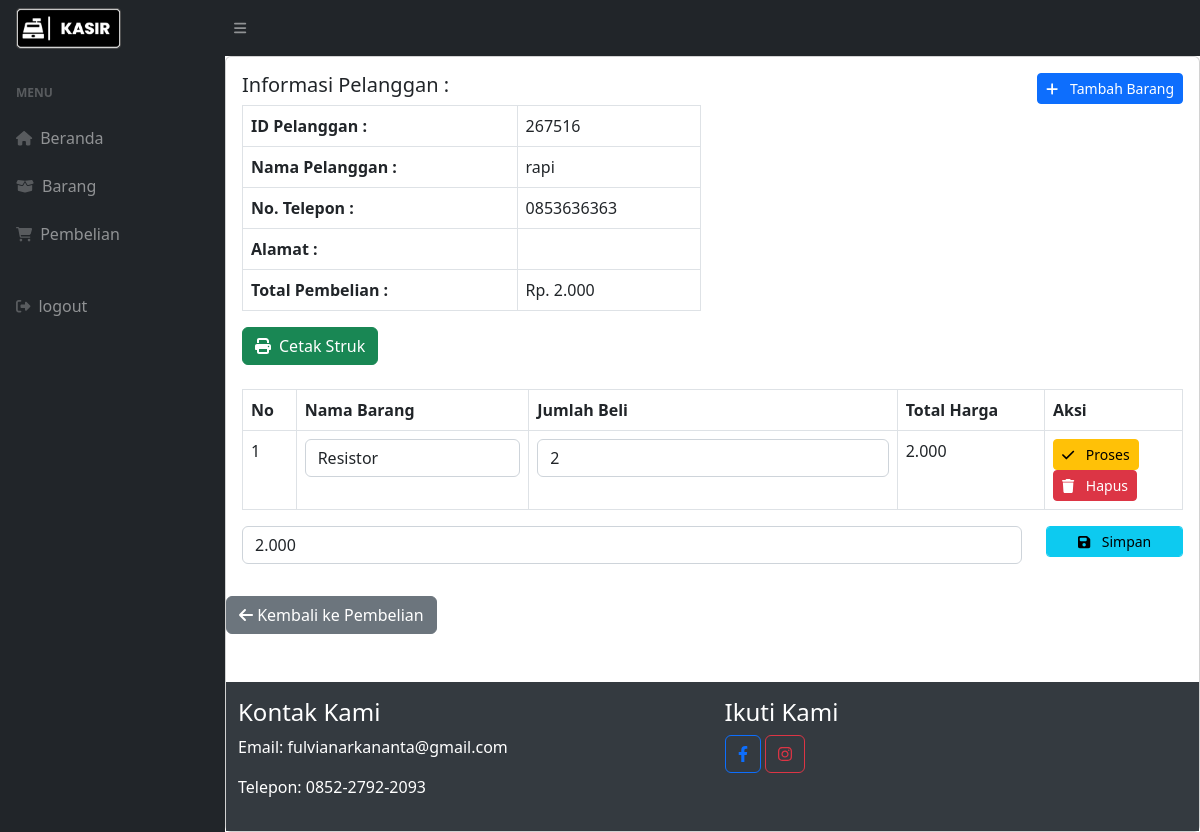
The page /petugas/detail_pembelian.php?PelangganID=267516 (signed in) on the database its author committed.
### tables this page shows
CREATE TABLE `penjualan` (
  `PenjualanID` int(11) NOT NULL,
  `TanggalPenjualan` date DEFAULT NULL,
  `TotalHarga` decimal(10,3) DEFAULT NULL,
  `PelangganID` int(11) DEFAULT NULL
);

CREATE TABLE `pelanggan` (
  `PelangganID` int(11) NOT NULL,
  `NamaPelanggan` varchar(255) DEFAULT NULL,
  `Alamat` varchar(255) DEFAULT NULL,
  `NomorTelepon` varchar(15) DEFAULT NULL
);

CREATE TABLE `detailpenjualan` (
  `DetailID` int(11) NOT NULL,
  `PenjualanID` int(11) NOT NULL,
  `MenuID` int(11) NOT NULL,
  `JumlahMenu` int(11) NOT NULL,
  `Subtotal` decimal(10,3) NOT NULL
);

CREATE TABLE `menu` (
  `MenuID` int(11) NOT NULL,
  `NamaMenu` varchar(255) NOT NULL,
  `Harga` decimal(10,3) NOT NULL,
  `Stok` int(11) NOT NULL
);

### petugas/detail_pembelian.php (the view, shortened to what this page needs)
<!DOCTYPE html>
<html lang="en">
    <head>
        <link href="https://cdn.jsdelivr.net/npm/simple-datatables@7.1.2/dist/style.min.css" rel="stylesheet" />
        <link href="css/styles.css" rel="stylesheet" />
    </head>
    <body>
        <nav class="sb-topnav navbar navbar-expand navbar-dark bg-dark">
           <a class="navbar-brand ps-3" href="index.php"><img src="../assets/kasir.png" width="50%"></img></a>
            <button class="btn btn-link d-md-inline-block btn-sm order-1 order-lg-0 me-4 me-lg-0" id="sidebarToggle" href="#!"><i class="fas fa-bars"></i></button>
        </nav>
        <div class="containera" id="layoutSidenav">
            <div id="layoutSidenav_nav">
                <nav class="sb-sidenav accordion sb-sidenav-dark" id="sidenavAccordion">
                    <div class="sb-sidenav-menu">
                        <div class="nav">
                            <div class="sb-sidenav-menu-heading">Menu</div>
                            <a class="nav-link" href="index.php">
                                <div class="sb-nav-link-icon"><i class="fas fa-home"></i></div>
                                Beranda
                            </a>
                            <a class="nav-link" href="data_barang.php">
                                <div class="sb-nav-link-icon"><i class="	fas fa-box-open"></i></div>
                                Barang
                            </a>
                            <a class="nav-link" href="pembelian.php">
                                <div class="sb-nav-link-icon"><i class="fas fa-shopping-cart"></i></div>
                                Pembelian
                            </a><br>
                            <a class="nav-link" href="../logout.php">
                                <div class="sb-nav-link-icon"><i class="fas fa-sign-out-alt"></i></div>
                                logout
                            </a>
                        </div>
                    </div>
                </nav>
            </div>
<div class="card " id="layoutSidenav_content">
<div class="card-body">
        <?php
        include 'conn.php';
        $PelangganID = $_GET['PelangganID'];
        $data = mysqli_query($conn, "SELECT * FROM pelanggan INNER JOIN penjualan ON pelanggan.PelangganID=penjualan.PelangganID");
        while ($d = mysqli_fetch_array($data)) {
        ?>
            <?php if ($d['PelangganID'] == $PelangganID) { ?>
                <div class="row mb-4">
                    <div class="col-md-6">
                        <h5>Informasi Pelanggan :</h5>
                        <table class="table table-bordered">
                            <tr>
                                <th>ID Pelanggan :</th>
                                <td><?php echo $d['PelangganID']; ?></td>
                            </tr>
                            <tr>
                                <th>Nama Pelanggan :</th>
                                <td><?php echo $d['NamaPelanggan']; ?></td>
                            </tr>
                            <tr>
                                <th>No. Telepon :</th>
                                <td><?php echo $d['NomorTelepon']; ?></td>
                            </tr>
                            <tr>
                                <th>Alamat :</th>
                                <td><?php echo $d['Alamat']; ?></td>
                            </tr>
                            <tr>
                                <th>Total Pembelian :</th>
                                <td>Rp. <?php echo $d['TotalHarga']; ?></td>
                            </tr>
                        </table>
 <div class="mt-3">
                            <button id="btnCetakStruk" class="btn btn-success"><i class="fas fa-print me-2"></i>Cetak Struk</button>
                        </div>
                    </div>
                    <div class="col-md-6 text-end">
                        <form method="post" action="tambah_detail_penjualan.php">
                            <button type="submit" class="btn btn-primary btn-sm">
                                <i class="fas fa-plus me-2"></i> Tambah Barang
                            </button>
                        </form>
                    </div>
                </div>
                <table class="table table-bordered">
                    <thead>
                        <tr>
                            <th>No</th>
                            <th>Nama Barang</th>
                            <th>Jumlah Beli</th>
                            <th>Total Harga</th>
                            <th>Aksi</th>
                        </tr>
                    </thead>
                    <tbody>
                        <?php
                        include '../conn.php';
                        $nos = 1;
                        $detailpenjualan = mysqli_query($conn, "SELECT * FROM detailpenjualan");
                        while ($d_detailpenjualan = mysqli_fetch_array($detailpenjualan)) {
                        ?>
                            <?php
                            if ($d_detailpenjualan['PenjualanID'] == $d['PenjualanID']) { ?>
                                <tr>
                                    <td><?php echo $nos++; ?></td>
                                    <td>
                                        <form action="simpan_menu_beli.php" method="post">
                                            <div class="form-group">
                                                <select name="MenuID" class="form-control" onchange="this.form.submit()">
                                                    <?php
                                                    include '../conn.php';
                                                    $menu = mysqli_query($conn, "SELECT * FROM menu");
                                                    while ($d_menu = mysqli_fetch_array($menu)) {
                                                    ?>
                                                        <option value="<?php echo $d_menu['MenuID']; ?>" <?php if ($d_menu['MenuID'] == $d_detailpenjualan['MenuID']) {
                                                                                                                    echo "selected";
                                                                                                                } ?>><?php echo $d_menu['NamaMenu']; ?></option>
                                                    <?php } ?>
                                                </select>
                                            </div>
                                        </form>
                                    </td>
                                    <td>
                                        <form method="post" action="hitung_subtotal.php">
                                            <div class="form-group">
                                                <input type="number" name="JumlahMenu" value="<?php echo $d_detailpenjualan['JumlahMenu']; ?>" class="form-control">
                                            </div>
                                    </td>
                                    <td><?php echo $d_detailpenjualan['Subtotal']; ?></td>
                                    <td>
                                        <form method="post" action="hitung_subtotal.php">
                                            <button type="submit" class="btn btn-warning btn-sm">
                                                <i class="fas fa-check me-2"></i> Proses
                                            </button>
                                        </form>
                                        <form method="post" action="hapus_detail.php">
                                            <button type="submit" class="btn btn-danger btn-sm">
                                                <i class="fas fa-trash me-2"></i> Hapus
                                            </button>
                                        </form>
                                    </td>
                                </tr>
                            <?php } else {
                            ?>
                        <?php
                            }
                        }
                        ?>
                    </tbody>
                </table>
                <form method="post" action="simpan_total_harga.php">
                    <?php
                    include '../conn.php';
                    $detailpenjualan = mysqli_query($conn, "SELECT SUM(Subtotal) AS TotalHarga FROM detailpenjualan WHERE PenjualanID='$d[PenjualanID]'");
                    $row = mysqli_fetch_assoc($detailpenjualan);
                    $sum = $row['TotalHarga'];
                    ?>
                    <div class="row">
                        <div class="col-md-10">
                            <div class="form-group">
                                <input type="text" class="form-control" name="TotalHarga" value="<?php echo $sum; ?>" readonly>
                            </div>
                        </div>
                        <div class="col-md-2">
                            <div class="form-group">
                                <button class="btn btn-info btn-sm form-control" type="submit">
                                    <i class="fas fa-save me-2"></i> Simpan
                                </button>
                            </div>
                        </div>
                    </div>
                </form>
            <?php } else { ?>
        <?php
            }
        }
        ?>
    </div>
    <div class="mt-3">
    <a href="pembelian.php" class="btn btn-secondary"><i class="fas fa-arrow-left"></i> Kembali ke Pembelian</a>
</div><?php include 'footer.php'; ?>
    </body>
</html>

### rows shown on the page
penjualan: PelangganID "267516", PelangganID.NamaPelanggan "rapi", PelangganID.NomorTelepon "0853636363", TotalHarga "2.000"
detailpenjualan: MenuID "Resistor", JumlahMenu "2", Subtotal "2.000"
